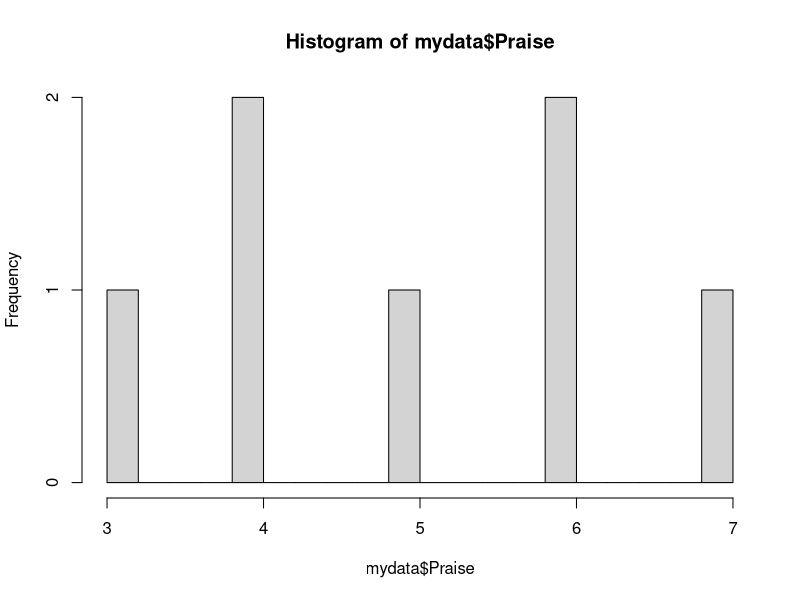
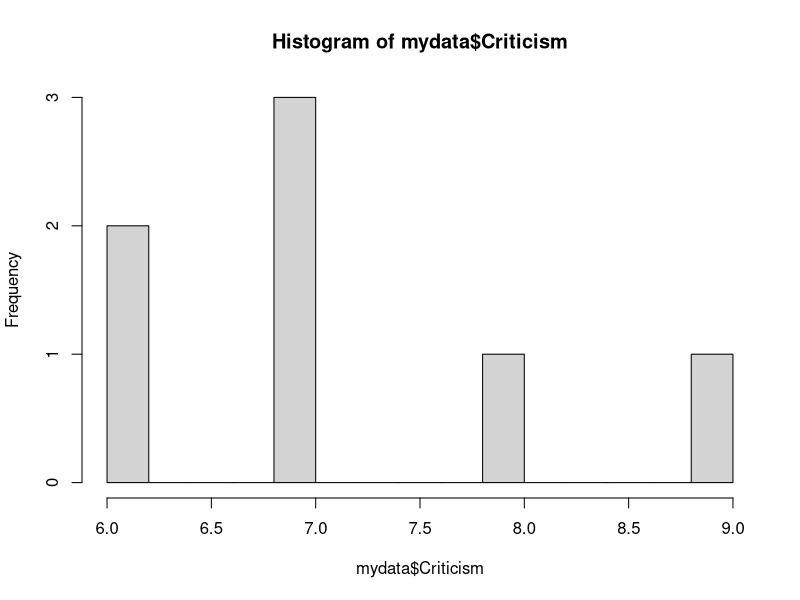
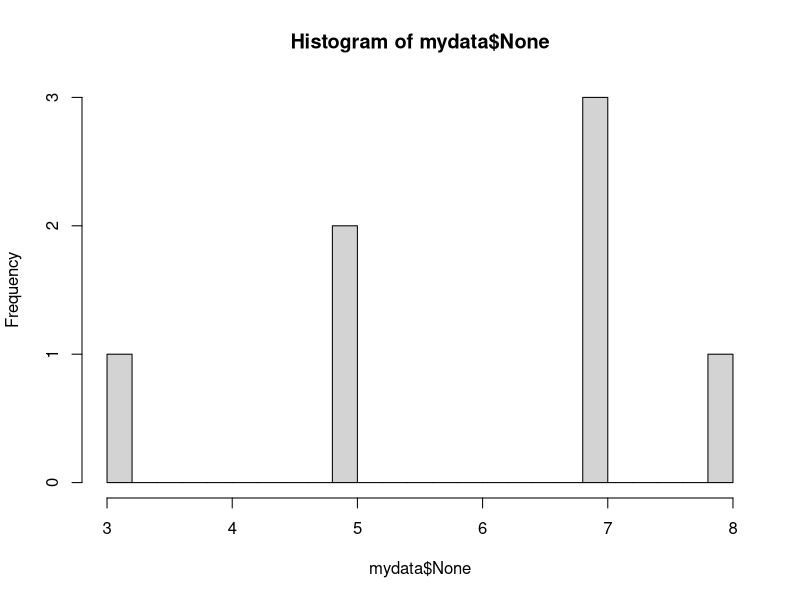
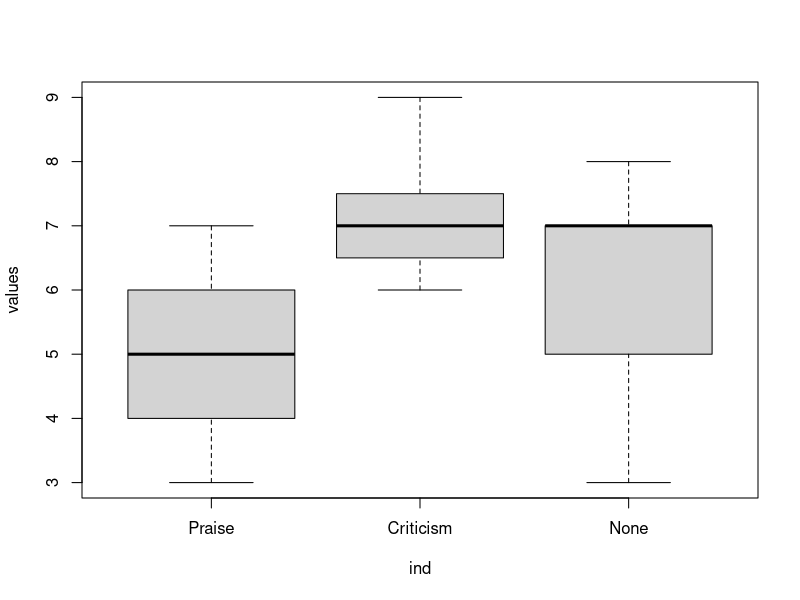

Write the R code that produced these figures, in order.





# creating data frame using data table given 

Praise= c(4,7,5,3,6,4,6)
Criticism = c(7,6,9,7,8,6,7)
None= c(7,3,7,5,7,8,5)
mydata<- data.frame(Praise,Criticism,None)                
mydata

# initial plotting to check distribution

hist(mydata$Praise,20)  
shapiro.test(mydata$Praise)

hist(mydata$Criticism,20)  
shapiro.test(mydata$Criticism)

hist(mydata$None,20)  
shapiro.test(mydata$None)

# loading library

library(car)

library(psych)

describe(mydata)

# stacking data

exdata=stack(mydata)

# box plot so check normality

boxplot(values~ind,exdata)

# Checking assumptions quantitatively 

by(exdata$values,exdata$ind,shapiro.test)

# Homogeneity of variance
leveneTest(values~ind,exdata)

# Running ANOVA using aov
x=aov(values~ind,exdata)

# summary of ANOVA results
summary(x)





